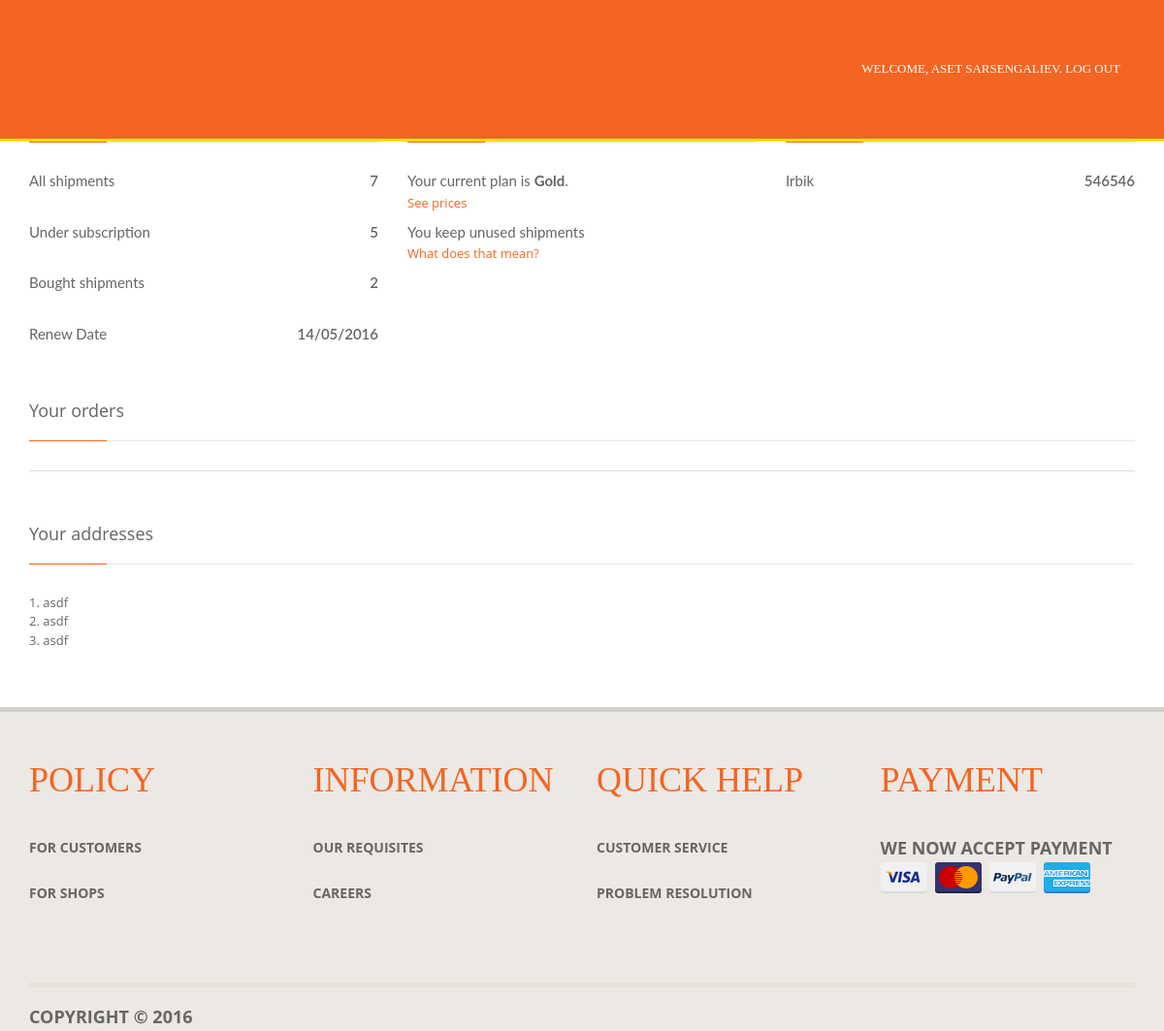
Before: /account/ (signed in) with the older database file.
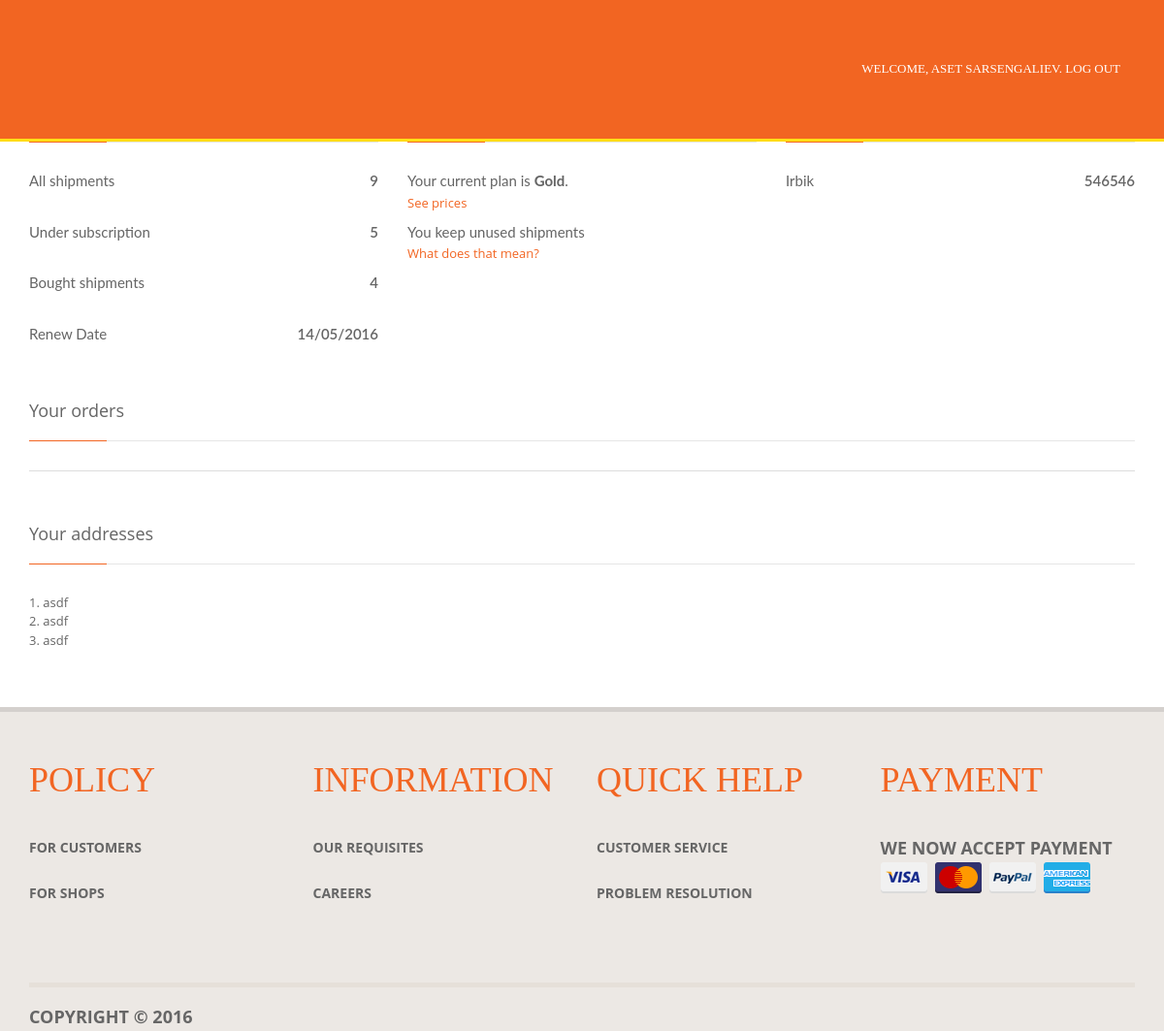
After: the same page with the newer database file.
### book/models.py (models this page shows, shortened)
class Subscription(models.Model):
    user = models.ForeignKey(User)
    level = models.ForeignKey(SubscriptionType)
    available_shipments = models.IntegerField(default=0)
    extra_shipments = models.IntegerField(default = 0)
    first_addressee_name = models.CharField(max_length=128, default="")
    second_addressee_name = models.CharField(max_length=128, default="")
    first_addressee_phone = models.CharField(max_length=64, default="")
    second_addressee_phone = models.CharField(max_length=64, default="")
    saver = models.BooleanField(default=False)
    renew_date = models.DateTimeField(default=datetime.now())

class SubscriptionType(models.Model):
	name = models.CharField(max_length=128)
	days = models.IntegerField(default = 0)
	monthly_fee = models.FloatField(default = 0)
	notification = models.BooleanField(default=False)
	amount_of_addresses = models.IntegerField(default = 0)
	amount_of_shipments = models.IntegerField(default = 0)
	number_of_persons_empowered = models.IntegerField(default = 0)
	store_shipment_fee = models.FloatField(default = 0)
	def __unicode__(self):
		return self.name

### book/views.py (the view)
# urls.py: url(r'^account/$', views.account),
def account(request):
	context_dict = {}
	try:
		shopkeeper = Shopkeeper.objects.get(user = request.user)
		if shopkeeper:
			return HttpResponseRedirect('/shopkeeper')
	except:
		print "no shopkeeper"
	subscription = Subscription.objects.get(user = request.user)
	context_dict['subscription'] = subscription
	if subscription.level.name == "Platinum":
		context_dict['platinum'] = True
	elif subscription.level.name == "Gold":
		context_dict['gold'] = True
	elif subscription.level.name == "Silver":
		context_dict['silver'] = True
	context_dict['all_shipments'] = subscription.available_shipments + subscription.extra_shipments
	date = subscription.renew_date + relativedelta(months=1)
	context_dict['renew_date'] = date.strftime('%d/%m/%Y')
	addresses = Address.objects.filter(subscription = subscription)
	context_dict['addresses'] = addresses
	return render(request, 'app/account.html', context_dict)

### templates/app/account.html (shortened to what the changed rows need)
<!DOCTYPE html>
<html lang="en"><head><meta http-equiv="Content-Type" content="text/html; charset=UTF-8">
{% load staticfiles %}
<link rel="stylesheet" href="{% static 'app/css/bootstrap.css' %}">
<link rel="stylesheet" href="{% static 'app/css/main.css' %}">
<link rel="stylesheet" href="{% static 'app/css/styles.css' %}">
<link rel='stylesheet' href='{% static 'app/css/a.css' %}'>
  <link rel="stylesheet" href="{% static 'app/css/brands/animate.css' %}">
  <link rel="stylesheet" href="{% static 'app/css/brands/line-icons.css' %}.">
  <link rel="stylesheet" href="{% static 'app/css/brands/font-awesome.min.css' %}">
  <link rel="stylesheet" href="{% static 'app/css/brands/img-hover.css' %}">
<link rel='stylesheet' href='a.css'>
<link rel="stylesheet" href="{% static 'app/css/mvpready-admin.css' %}">
<meta name="robots" content="none"></head>
<body>
<div class="wrapper">
<div class="content">
<div class="home page">
<br>
<div class="container">
{% block body_block %}
        <div class="row">
          <div class="col-md-4">
            <div class="portlet portlet-default">
              <div class="portlet-body">
                <admin>All shipments</admin>
              	<value class="pull-right kv-value"> {% if platinum %}unlimited{% else %}{{ all_shipments }}{% endif %}</value>
              	<p><br></p>
              	<admin>Under subscription</admin>
              	<value class="pull-right kv-value">{% if platinum %}unlimited{% else %}{{ subscription.available_shipments }}{% endif %}</value>
              	<p><br> </p>
              	<admin>Bought shipments</admin>
              	<value class="pull-right kv-value">{{ subscription.extra_shipments }}</value>
              	<p><br></p>
              	<admin>Renew Date</admin>
              	<value class="pull-right kv-value">{{ renew_date }}</value>
              </div>
            </div>
          </div>
          <div class="col-md-4">
          	<div class="portlet portlet-default">
                <admin> Your current plan is <strong>{{ subscription.level }}</strong>. </admin>
            </div>
          </div>
          <div class="col-md-4">
          	<div class="portlet portlet-default">
              <div class="portlet-header">
                <h4 class="portlet-title">
                </h4>
              </div>
                {% if platinum %}
                <admin>{{ subscription.first_addressee_name }}</admin>
              	<value class="pull-right kv-value">{{ subscription.first_addressee_phone }}</value>
              	<p><br></p>
              	<admin>{{ subscription.second_addressee_name }}</admin>
              	<value class="pull-right kv-value">{{ subscription.second_addressee_phone }}</value>
              	<p><br></p>
                {% elif gold %}
                <admin>{{ subscription.first_addressee_name }}</admin>
                <value class="pull-right kv-value">{{ subscription.first_addressee_phone }}</value>
                <p><br></p>
                {% endif %}
            </div>
          </div>
        </div>
        <br>
        <div class="row">
            <div class="col-md-12">
            	<div class="portlet portlet-default">
                <div class="portlet-body">
                <table class="table">
                	<tbody>
                		<tr>
                			<th scope="row">
                			</th>
                		</tr>
                	</tbody>
                </table>
                </div>
              </div>
            </div>
    </div>
{% endblock %}
</div>
 </div>
</body></html>

Changed rows visible on the page:
changed Subscription "Irbik": extra_shipments "2" → "4"
Other visible differences:
{{ all_shipments }}: "7" → "9"
